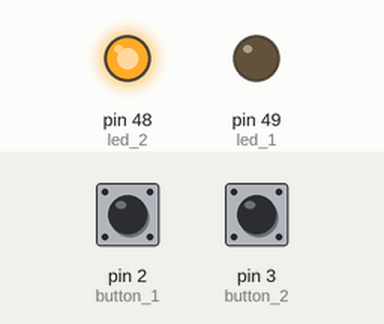
Bench run of a sketch on a simulated Arduino Mega 2560, built with avr-gcc and run on an emulated ATmega2560. Parts: output pins drawn as LEDs (lit = HIGH). The test bench sets the inputs (shaded band); at power-on: pin 2 (button_1) LOW, pin 3 (button_2) LOW.

Above: at 1.2 s.
1.3 s: pin 2 (button_1) pulled HIGH for 0.15 s
At 2.4 s:
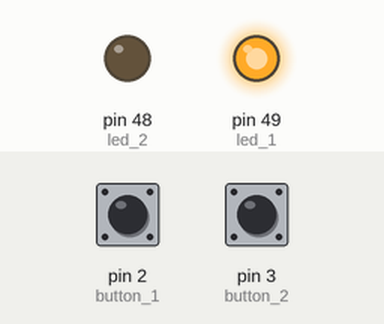
4.4 s: pin 2 (button_1) pulled HIGH for 1 s
At 6.6 s:
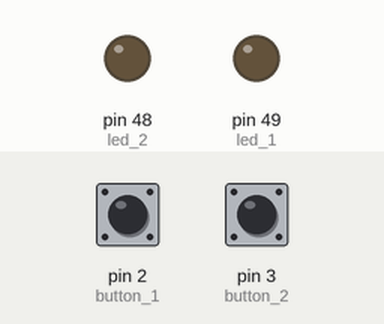
8.4 s: pin 2 (button_1) pulled HIGH for 3.2 s
At 9.6 s:
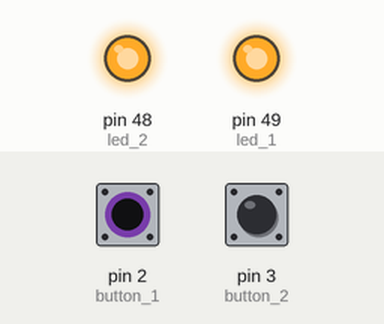
Timing chart, 0 to 20.6 s (numbered marks = the images above; inputs shaded):
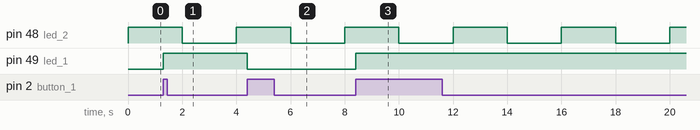

The sketch:

hw3_3.ino
```cpp
/*
A 버튼 : LED2의 점멸 주기 변경, 점멸 주기를 변경할 준비가 되면 LED1이 켜짐
B 버튼 : LED2의 깜박임 주기를 변경, 누를 때마다 2000ms -> 1000ms -> 600ms -> 200ms 순으로 점멸 주기 변경
B 버튼은 A 버튼을 눌렀을 때만 작동

-> A 버튼을 누르면 LED1 불이 켜지면서 LED2의 점멸 주기 변하는걸 준비
  그 후, B 버튼을 누를때마다 LED2의 점멸 주기 속도를 변경
*/

#define button_1 2
#define button_2 3
#define led_1 49
#define led_2 48

volatile unsigned long last_int_time = 0;
volatile unsigned long int_time;
volatile unsigned long last_int2_time = 0;
volatile unsigned long int2_time;
volatile int debounceGuard = 500;
volatile int state = LOW;
int d = 2000;
int cnt = 0;

void setup()
{
  pinMode(button_1, INPUT);
  pinMode(button_2, INPUT);
  pinMode(led_1, OUTPUT);
  pinMode(led_2, OUTPUT);

  // 0번 인터럽트 : 2번 pin에 Low->High (RISING)로 바뀌면 인터럽트 발생 (ledToggle 실행)
  attachInterrupt(0, ledToggle, RISING);
}

void loop()
{
  led2Blink();
}

void led2Blink(){
  digitalWrite(led_2, HIGH);
  delay(d);
  digitalWrite(led_2, LOW);
  delay(d);
}

void ledToggle(){
  int_time = millis();
  if( int_time - last_int_time > debounceGuard ){
    state = !state;
	digitalWrite(led_1,state);
    if( state == HIGH ){
      // 1번 인터럽트 : 3번 pin에 Low->High or High->Low (FALLING)로 상태 바뀌면 인터럽트 발생
      attachInterrupt(1, changeBlink, RISING);
	  }
    else{
      detachInterrupt(1);
    }
    last_int_time = int_time;
  }
}

void changeBlink(){
  cnt += 1;
  // cnt가 1이면 아직 인터럽트 1번 걸린 것
  if (cnt == 1){
    d = 1000;
  }
  else if (cnt == 2){
    d = 600;
  }
  else if (cnt == 3){
    d = 200;
  }
  else{
    d = 2000;
    cnt = 0;
  }
}
```

Measured:
- after the input at 1.3 s, pin 49 (led_1): LOW → HIGH at once
- after the input at 4.4 s, pin 49 (led_1): HIGH → LOW at once
- after the input at 8.4 s, pin 49 (led_1): LOW → HIGH at once
- by itself, pin 48 (led_2): alternates HIGH for 2.0 s and LOW for 2.0 s
